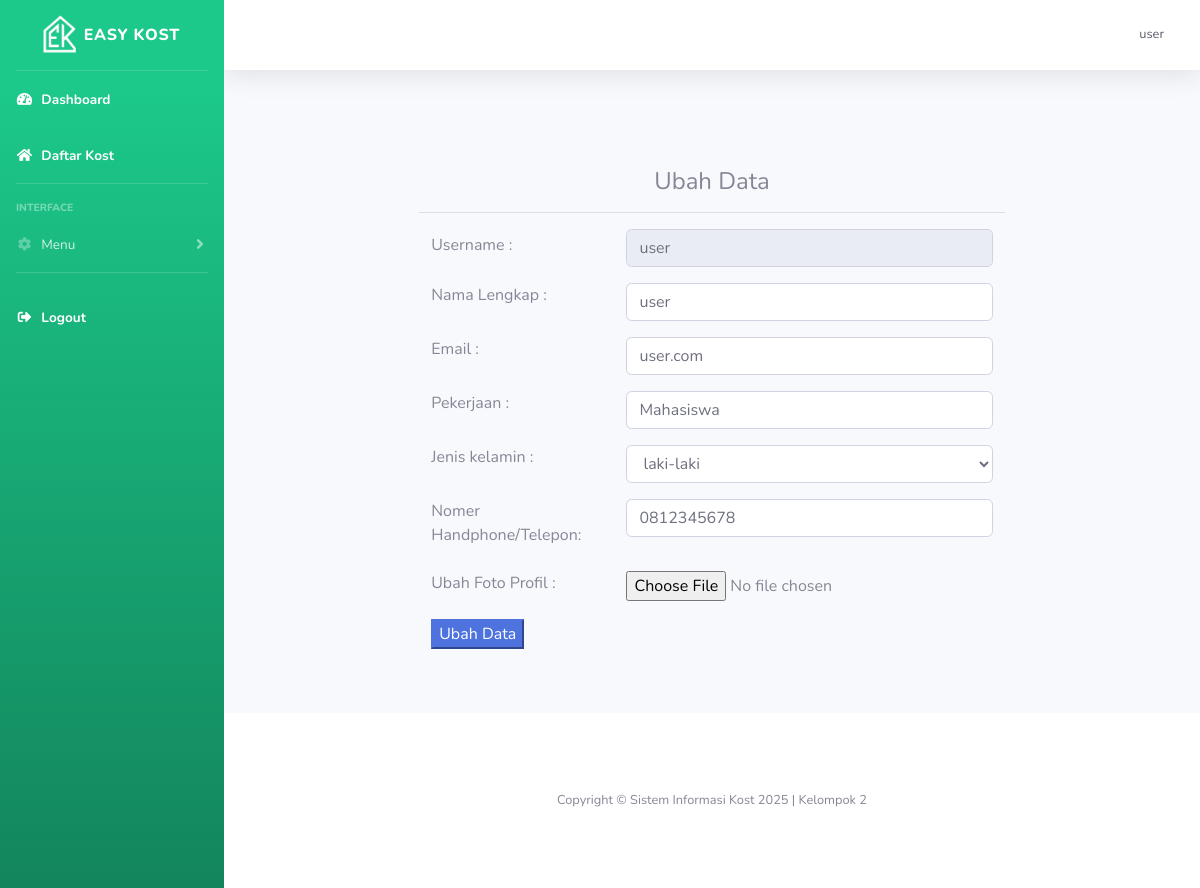
Screenshot of /kost/edit-profil.php (signed in) with the database file from the repository.
### tables this page shows
CREATE TABLE `user` (
  `id` int(11) NOT NULL,
  `nama_lengkap` varchar(255) NOT NULL,
  `email` varchar(255) NOT NULL,
  `username` varchar(255) NOT NULL,
  `password` varchar(255) NOT NULL,
  `no_hp` varchar(255) NOT NULL,
  `pekerjaan` varchar(255) NOT NULL,
  `jenis_kelamin` varchar(25) NOT NULL,
  `foto_ktp` varchar(255) NOT NULL,
  `foto_profil` text NOT NULL,
  `roles` int(11) NOT NULL,
  `id_kost_saya` int(11) NOT NULL
);

### kost/edit-profil.php (the view, shortened to what this page needs)
<?php
include 'template/header.php';
$username = $_SESSION['username'];
$data = mysqli_query($koneksi, "SELECT * FROM user WHERE username='$username'");
$d = mysqli_fetch_array($data);
?>
<div class="container ">
  <h4 class="text-center">Ubah Data</h4>
  <hr>
  <div class="row">
    <div class="container-fluid">
      <form action="php/edit-profil_proses.php" method="post" class="" enctype="multipart/form-data">
        <div class="form-group row">
          <div class="col"><label class="form-text" for="username">Username :</label></div>
          <div class="col-sm-8"><input class="form-control" type="text" name="username" id="username" value="<?php echo $username ?>" readonly></div>
        </div>
        <div class="form-group row">
          <div class="col"><label for="nama_lengkap">Nama Lengkap :</label></div>
          <div class="col-sm-8"><input type="text" name="nama_lengkap" id="nama_lengkap" class="form-control" value="<?php echo $d['nama_lengkap']; ?>"></div>
        </div>
        <div class="form-group row">
          <div class="col"><label for="email">Email :</label></div>
          <div class="col-sm-8"><input type="email" name="email" id="email" class="form-control" value="<?php echo $d['email']; ?>"></div>
        </div>
        <div class="form-group row">
          <div class="col"><label for="pekerjaan">Pekerjaan :</label></div>
          <div class="col-sm-8"><input type="text" name="pekerjaan" id="pekerjaan" class="form-control" value="<?php echo $d['pekerjaan']; ?>"></div>
        </div>
        <div class="form-group row">
          <div class="col"><label for="jenis_kelamin">Jenis kelamin :</label></div>
          <div class="col-sm-8">
            <select required name="jenis_kelamin" id="jenis_kelamin" class="form-control">
              <option selected hidden value=" <?php echo $d['jenis_kelamin']; ?>"><?php echo $d['jenis_kelamin']; ?> </option>
            </select>
          </div>
        </div>
        <div class="form-group row">
          <div class="col"><label for="no_hp">Nomer Handphone/Telepon:</label></div>
          <div class="col-sm-8"><input type="number" name="no_hp" id="no_hp" class="form-control" value="<?php echo $d['no_hp']; ?>"></div>
        </div>
        <div class="row form-group">
          <div class="col"><label for="foto_profil">Ubah Foto Profil :</label></div>
          <div class="col-sm-8"><input type="file" name="foto_profil" id="foto_profil" value="<?php echo $d['foto_profil']; ?>"></div>
        </div>
        <div class="form-group row">
          <div class="col">
            <button type="submit" value="submit" class="btn-primary" name="submit">Ubah Data</button>
          </div>
        </div>
      </form>
    </div>
  </div>
</div>
<?php
include 'template/footer.php';
?>

### kost/edit-profil.php (style rules this page uses)
.container { width: 70%; padding: 5%; }

### rows the page displays
user: nama_lengkap "user", email "user.com", pekerjaan "Mahasiswa", jenis_kelamin "laki-laki", no_hp "0812345678"

### other values shown
$_SESSION['username'] "user"
